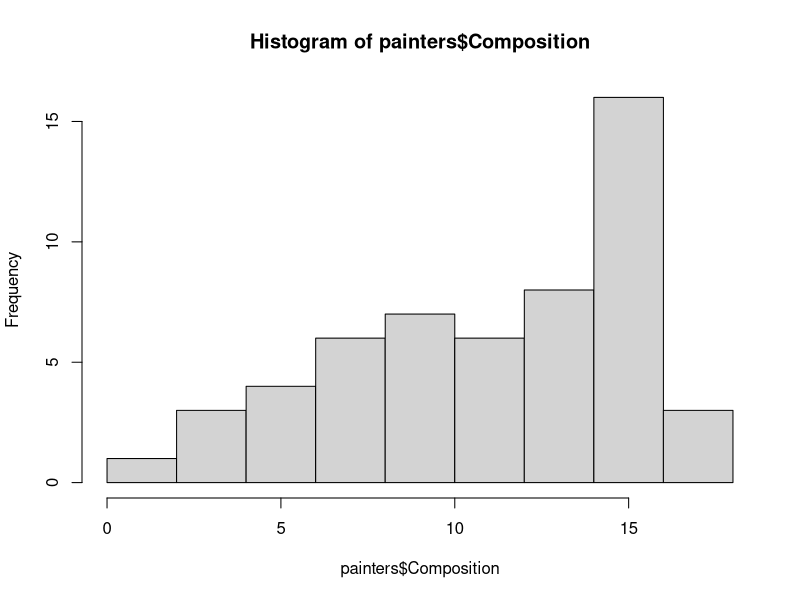
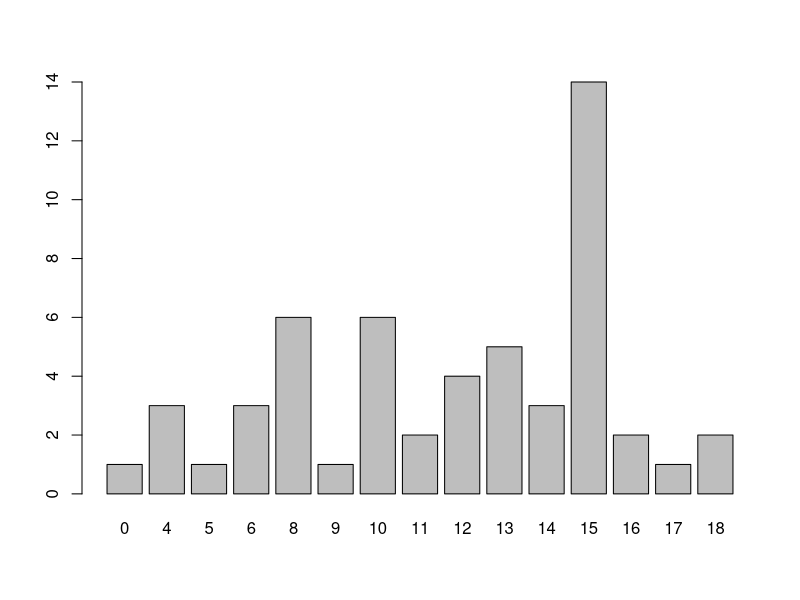
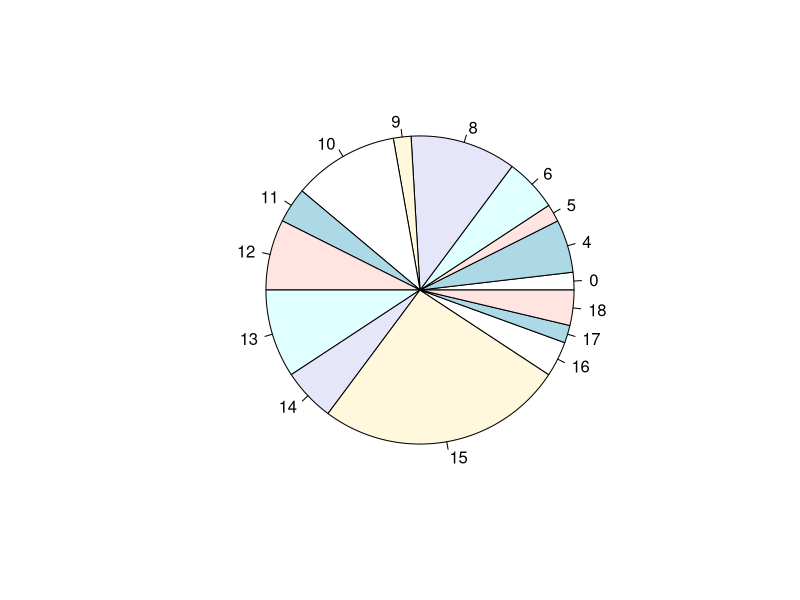

Write the R code that produced these figures, in order.
#################################################################
## Uebung 1 - reloaded
##
#################################################################
library(MASS)

# Aufgabe: Häuﬁgkeitsverteilung
#1 Bestimmen Sie die Häuﬁgkeitsverteilung der Variablen Composition.
str(painters)
head(painters)

painters$Composition

hist(painters$Composition)

comp.freq <- table(painters$Composition)
comp.freq

# n.b. : Contingency table 2 - dims:
a <- c(1,2,3,4,5,6)
b <- c(11,22,33,44,55,66)
tab <- table (a, b)
tab

#2 Bestimmen Sie mit R (d.h. nicht mit den eigenen Augen aus der Tabelle ablesen) diejenige Schule mit den meisten Malern.
sf <- table(painters$School)
sf
max(sf)

dfs <- data.frame(sf)
dfs

dfs[dfs[2] == max(sf)]

subset(dfs, dfs[2] == max(sf))[1]

#Aufgabe: Relative Häuﬁgkeitsverteilung
#Problem: Bestimmen Sie die relative Häuﬁgkeitsverteilung der Variablen Composition.
n <- sum(painters$Composition)
n

rel.freq1 <- painters$Composition / n
rel.freq1

rel.freq2 <- comp.freq / n
rel.freq2

#Aufgabe: Balkendiagramm
#Problem: Stellen Sie die Häuﬁgkeitsverteilung der Variablen Composition mit einem Balkendiagramm dar.
barplot(comp.freq)

#Aufgabe: Kuchendiagramm
#Problem: Stellen Sie die Häuﬁgkeitsverteilung der Variablen Composition mit einem Kuchendiagramm dar.
pie(comp.freq)

#Aufgabe 1: Gruppenstatistik
#Problem: Finden Sie mit R die Schule mit dem höchsten Wert der Variable Composition.
head(painters)

m <- max(painters$Composition)
m

painters[painters$Composition == m,]$School
# or
painters[which(painters$Composition == m),]$School

#Aufgabe 2: Gruppenstatistik
#Problem: Bestimmen Sie mit R den Anteil aller Maler, deren Color-Wert mindestens 14 beträgt.
painters[which(painters$Colour >= 14),]